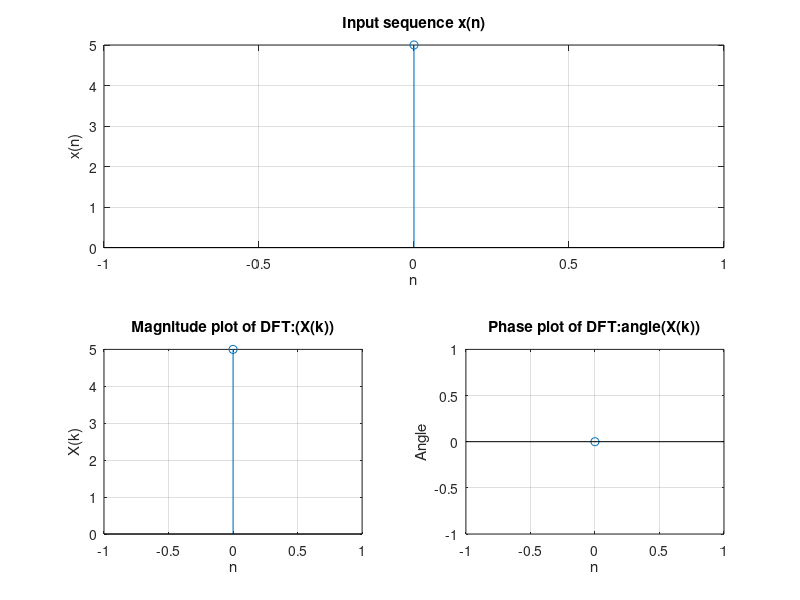

Here is the MATLAB script that generated this plot:
close all;
clc;
xn = input('Enter the sequence x(n):');
xn = xn';
N = length(xn);
Xk = zeros(N,1);
n = 0:N-1;
for k = 0:N-1
    Xk(k+1)=exp(-1i*2*pi*k*n/N)*xn;
end
disp('DSP Sequence:X(k):');
disp(Xk);
title('N-point DFT')

n = 0:N-1;

%input sequence
subplot(2,2,1:2);
stem(n,xn);
grid on;
title('Input sequence x(n)');
xlabel('n');
ylabel('x(n)');

%output magnitude plot
subplot(2,2,3);
stem(n,abs(Xk));
grid on;
title('Magnitude plot of DFT:(X(k))');
xlabel('n');
ylabel('X(k)');

%Output Phase plot
subplot(2,2,4);
stem(n,angle(Xk)');
grid on;
title('Phase plot of DFT:angle(X(k))');
xlabel('n');
ylabel('Angle');
